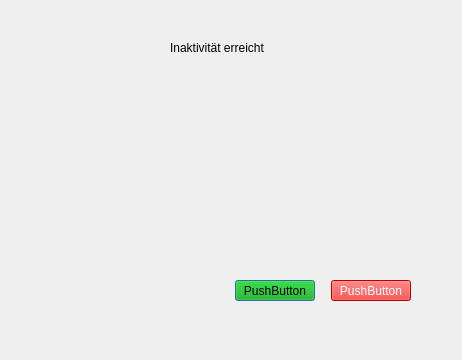
<?xml version="1.0" encoding="UTF-8"?>
<ui version="4.0">
 <class>ShutdownWarnung</class>
 <widget class="QDialog" name="ShutdownWarnung">
  <property name="geometry">
   <rect>
    <x>0</x>
    <y>0</y>
    <width>462</width>
    <height>360</height>
   </rect>
  </property>
  <property name="windowTitle">
   <string>Dialog</string>
  </property>
  <widget class="QLabel" name="label">
   <property name="geometry">
    <rect>
     <x>170</x>
     <y>40</y>
     <width>151</width>
     <height>16</height>
    </rect>
   </property>
   <property name="text">
    <string>Inaktivität erreicht</string>
   </property>
  </widget>
  <widget class="QWidget" name="horizontalLayoutWidget">
   <property name="geometry">
    <rect>
     <x>120</x>
     <y>280</y>
     <width>291</width>
     <height>21</height>
    </rect>
   </property>
   <layout class="QHBoxLayout" name="horizontalLayout">
    <item>
     <spacer name="horizontalSpacer">
      <property name="orientation">
       <enum>Qt::Orientation::Horizontal</enum>
      </property>
      <property name="sizeHint" stdset="0">
       <size>
        <width>40</width>
        <height>20</height>
       </size>
      </property>
     </spacer>
    </item>
    <item>
     <widget class="QPushButton" name="pushButton_weiter">
      <property name="styleSheet">
       <string notr="true">background :rgb(0, 170, 0);
color: black</string>
      </property>
      <property name="text">
       <string>PushButton</string>
      </property>
     </widget>
    </item>
    <item>
     <spacer name="horizontalSpacer_2">
      <property name="orientation">
       <enum>Qt::Orientation::Horizontal</enum>
      </property>
      <property name="sizeType">
       <enum>QSizePolicy::Policy::Fixed</enum>
      </property>
      <property name="sizeHint" stdset="0">
       <size>
        <width>10</width>
        <height>20</height>
       </size>
      </property>
     </spacer>
    </item>
    <item>
     <widget class="QPushButton" name="pushButton_herunterfahren">
      <property name="styleSheet">
       <string notr="true">background: red;
color: white</string>
      </property>
      <property name="text">
       <string>PushButton</string>
      </property>
     </widget>
    </item>
   </layout>
  </widget>
 </widget>
 <resources/>
 <connections/>
</ui>
